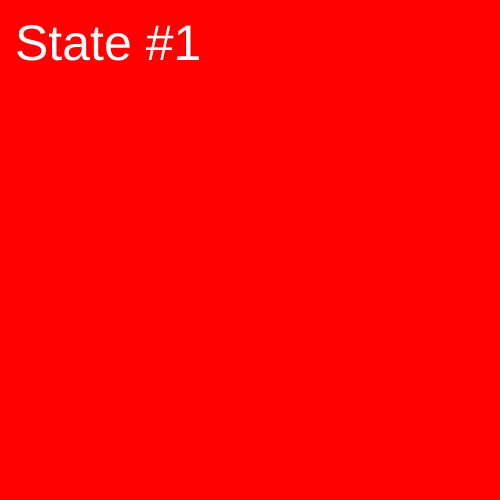
Frame 1 (no input)
Frame 60 (no input): identical to frame 1, image omitted
Frame 120 (the mouse pressed at the canvas centre since frame 60): identical to frame 1, image omitted

The p5.js sketch that drew this single still picture (run headless with seeded random() and noise() and a simulated clock; from frame 60 on, the mouse is pressed at the canvas centre):

// p5.js sketch
// ── sketch.js
let state = 1;
let message = "State #1"

function setup(){
    createCanvas(500,500)
}

function draw(){
    if (state == 1){
        background(255, 0, 0);
    } else if (state == 2){
        background(0, 255, 0);
    } else if (state == 3){
        background(0, 0, 255);
    }
    
    fill(255);
    textSize(50);
    text(message, 15, 60);
}

function mouseClicked(){
    if (state == 1){
        state = 2;
        message = "State #2";
    } else if (state == 2){
        state = 3;
        message = "State #3";
    } else if (state == 3){
        state = 1;
        message = "State #1";
    }
}
